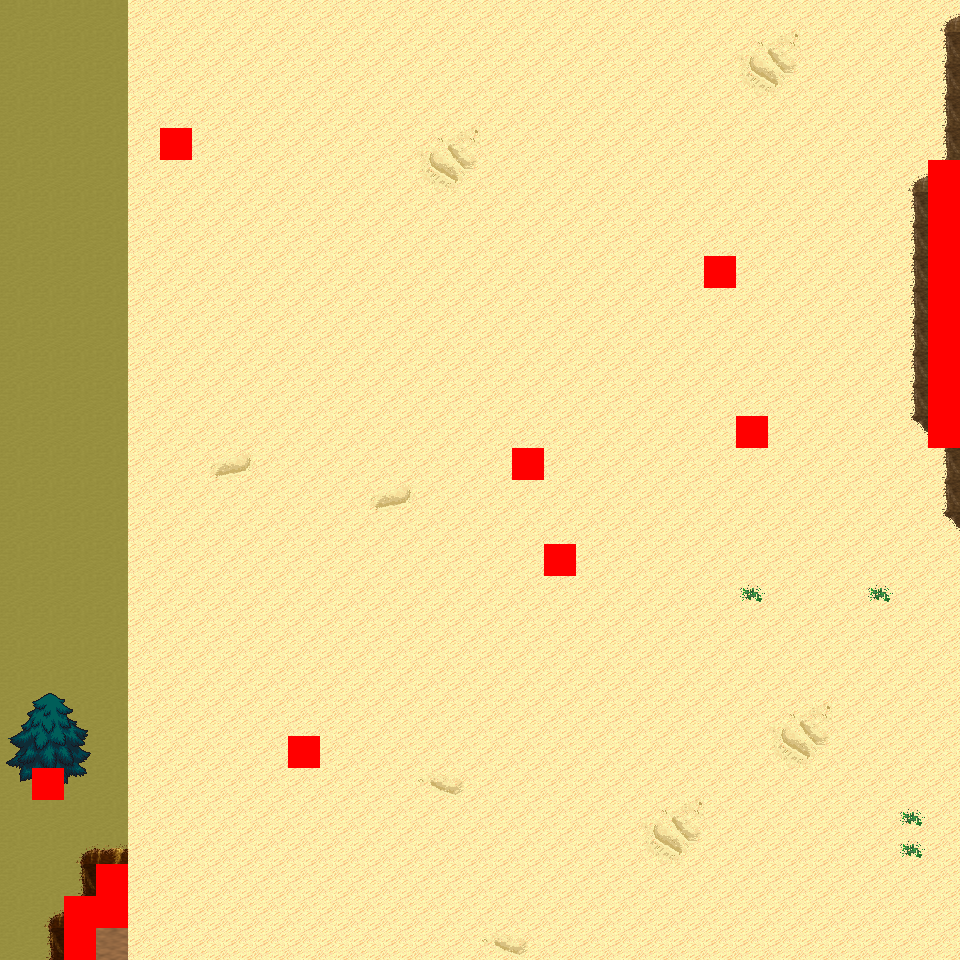

Rendered tile map (Tiled .tmx) drawn with the repository's tilesets; below, a short description and the map source with its tile grids summarised:
An orthogonal 30x30 tile map with 32x32 px tiles, 6 tile layers (Ground, Object, Object2, Above, ...), 10 tilesets and 4 objects (4x mapExit).

<map version="1.0" orientation="orthogonal" renderorder="right-down" width="30" height="30" tilewidth="32" tileheight="32" nextobjectid="5">
  <tileset firstgid="1" name="tileset_logic_collision" tilewidth="32" tileheight="32" tilecount="1" columns="1">
    <image source="../drawable/tileset_logic_collision.png" width="32" height="32" />
  </tileset>
  <tileset firstgid="2" name="tileset_ground_ground" tilewidth="32" tileheight="32" tilecount="33" columns="3">
    <image source="../drawable/tileset_ground_ground.png" width="96" height="352" />
  </tileset>
  <tileset firstgid="35" name="tileset_ground_ridge_earth_pale" tilewidth="32" tileheight="32" tilecount="96" columns="12">
    <image source="../drawable/tileset_ground_ridge_earth_pale.png" width="384" height="256" />
  </tileset>
  <tileset firstgid="131" name="tileset_ground_ridge_earth_dark" tilewidth="32" tileheight="32" tilecount="96" columns="12">
    <image source="../drawable/tileset_ground_ridge_earth_dark.png" width="384" height="256" />
  </tileset>
  <tileset firstgid="227" name="tileset_terrain_desert" tilewidth="32" tileheight="32" tilecount="88" columns="8">
    <image source="../drawable/tileset_terrain_desert.png" width="256" height="352" />
  </tileset>
  <tileset firstgid="315" name="tileset_ground_ladder_horizontal_dark" tilewidth="32" tileheight="32" tilecount="3" columns="1">
    <image source="../drawable/tileset_ground_ladder_horizontal_dark.png" width="32" height="96" />
  </tileset>
  <tileset firstgid="318" name="tileset_plant_bush_various_small" tilewidth="32" tileheight="32" tilecount="9" columns="3">
    <image source="../drawable/tileset_plant_bush_various_small.png" width="96" height="96" />
  </tileset>
  <tileset firstgid="327" name="tileset_plant_cactus_2" tilewidth="32" tileheight="32" tilecount="10" columns="5">
    <image source="../drawable/tileset_plant_cactus_2.png" width="160" height="64" />
  </tileset>
  <tileset firstgid="337" name="tileset_plant_tree_evergreen" tilewidth="32" tileheight="32" tilecount="36" columns="3">
    <image source="../drawable/tileset_plant_tree_evergreen.png" width="96" height="384" />
  </tileset>
  <tileset firstgid="373" name="tileset_ground_sand_2" tilewidth="32" tileheight="32" tilecount="15" columns="5">
    <image source="../drawable/tileset_ground_sand_2.png" width="160" height="96" />
  </tileset>
  <layer name="Ground" width="30" height="30">
    <data>[900 cells, 900 non-empty, 15 distinct tile ids]</data>
  </layer>
  <layer name="Object" width="30" height="30">
    <data>[900 cells, 39 non-empty, 16 distinct tile ids]</data>
  </layer>
  <layer name="Object2" width="30" height="30">
    <data>[900 cells, 0 non-empty, 0 distinct tile ids]</data>
  </layer>
  <layer name="Above" width="30" height="30">
    <data>[900 cells, 10 non-empty, 10 distinct tile ids]</data>
  </layer>
  <layer name="Above2" width="30" height="30">
    <data>[900 cells, 0 non-empty, 0 distinct tile ids]</data>
  </layer>
  <layer name="Walkable" width="30" height="30">
    <data>[900 cells, 20 non-empty, 1 distinct tile ids]</data>
  </layer>
  <objectgroup name="MapEvents">
    <object id="1" name="north" type="mapExit" x="0" y="0" width="960" height="32">
      <properties>
        <property name="map" value="level_0_x27_y129" />
        <property name="x" value="0" />
        <property name="y" value="28" />
      </properties>
    </object>
    <object id="2" name="south" type="mapExit" x="0" y="928" width="64" height="32">
      <properties>
        <property name="map" value="level_0_x27_y131" />
        <property name="x" value="0" />
        <property name="y" value="1" />
      </properties>
    </object>
    <object id="3" name="south2" type="mapExit" x="96" y="928" width="864" height="32">
      <properties>
        <property name="map" value="level_0_x27_y131" />
        <property name="x" value="3" />
        <property name="y" value="1" />
      </properties>
    </object>
    <object id="4" name="west" type="mapExit" x="0" y="0" width="32" height="960">
      <properties>
        <property name="map" value="level_0_x26_y130" />
        <property name="x" value="28" />
        <property name="y" value="0" />
      </properties>
    </object>
  </objectgroup>
</map>
